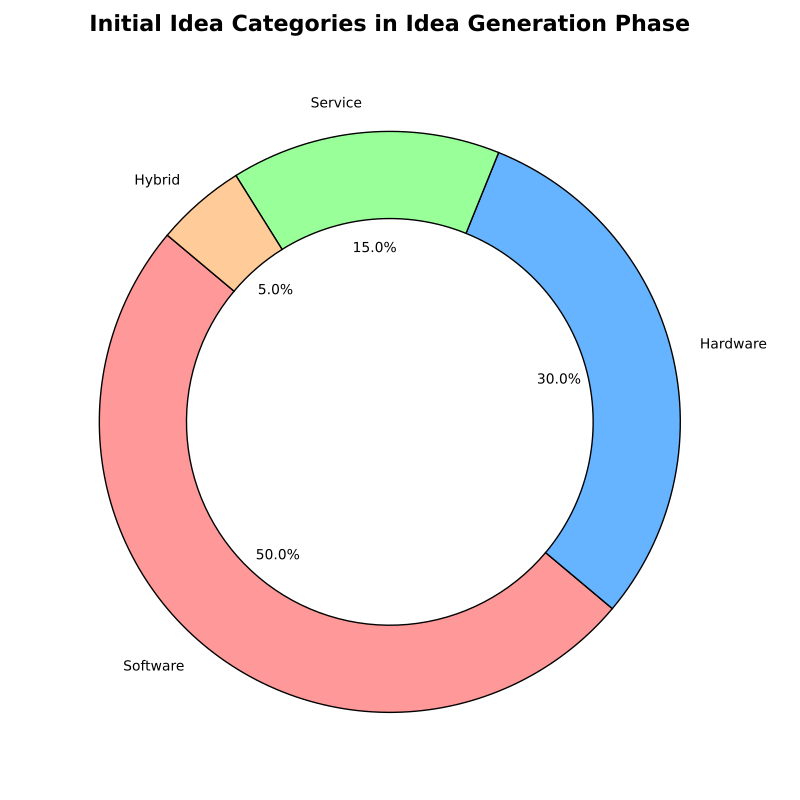

Write Python code to recreate this figure.
import matplotlib.pyplot as plt
import numpy as np

# Define the stages and the number of projects at each stage
stages = [
    "Idea Generation", 
    "Prototype Development", 
    "Alpha Testing", 
    "Beta Testing", 
    "Market Introduction", 
    "Market Success"
]
projects = np.array([500, 300, 200, 100, 50, 30])

# Define the colors for each stage
colors = ['#ff9999', '#66b3ff', '#99ff99', '#ffcc99', '#c2c2f0', '#ffb3e4']

# Create the figure and axis
fig, ax = plt.subplots(figsize=(10, 8))

# Customize the funnel chart
ax.set_xlim(0, 1)
ax.set_ylim(0, len(stages))
ax.axis('off')  # Remove axes for a cleaner look

# Title
ax.set_title(
    'Tech Startup Innovation Funnel:\nFrom Idea to Market Success',
    fontsize=16, weight='bold', ha='center', va='bottom', pad=30
)

plt.tight_layout()

# Data for categories of initial ideas
categories = ['Software', 'Hardware', 'Service', 'Hybrid']
category_counts = [250, 150, 75, 25]

# Colors for the pie chart
pie_colors = ['#ff9999','#66b3ff','#99ff99','#ffcc99']

# Create a new figure for the pie chart
fig2, ax2 = plt.subplots(figsize=(8, 8))

# Create donut pie chart
ax2.pie(category_counts, labels=categories, colors=pie_colors, autopct='%1.1f%%',
        startangle=140, wedgeprops={'edgecolor': 'black', 'width': 0.3})

# Title for the pie chart
ax2.set_title('Initial Idea Categories in Idea Generation Phase',
              fontsize=16, weight='bold', pad=20)

plt.tight_layout()

# Display both plots
plt.show()
